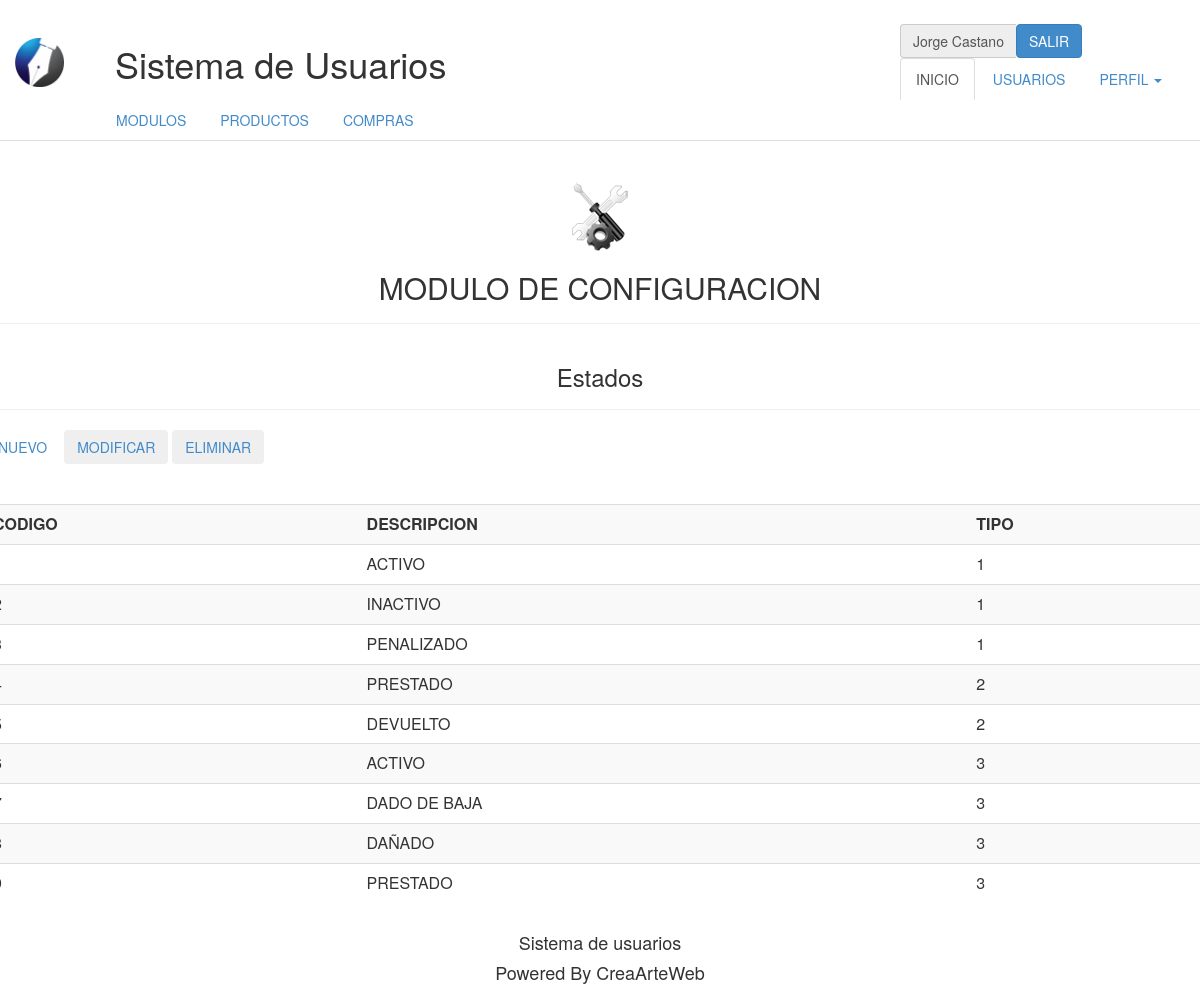
The app's page /php/estados/estados.php (signed in) with its own data.
### tables this page shows
CREATE TABLE IF NOT EXISTS `modulo` (
  `codigomodulo` int(10) NOT NULL,
  `descripcion` varchar(40) NOT NULL,
  `ruta` varchar(40) NOT NULL,
  `tipo` int(2) NOT NULL COMMENT '1-normal, 2-submenu, 3-principal submenu'
);

CREATE TABLE IF NOT EXISTS `estado` (
  `codigoestado` int(3) NOT NULL,
  `descripcion` varchar(30) NOT NULL,
  `tipo` int(3) NOT NULL COMMENT '1-estados usuarios, 2-estado de prestamos, 3-estados de recurso'
);

### php/lib/session.php (called while the page is built, shortened)
<?php
	include("../class/Usuario.php");
	include("../class/Modulo.php");
	include("../class/Estado.php");
	if (!isset($_SESSION["iniciada"]))
	{
		header( "location:../lib/logout.php" );
	}
	else
	{
		$miUsuario = unserialize( $_SESSION['miUsuario'] );
	}
?>

### php/class/Usuario.php (called while the page is built, shortened)
<?php
	class Usuario
	{
		private $perfil;
		function getPerfil()
		{
			return $this->perfil;
		}
	}
?>

### php/class/Modulo.php (called while the page is built, shortened)
<?php
	class Modulo
	{
		var $conexion;
		function setConexion ( $conexion )
		{
			$this -> conexion = $conexion;
		}
		function consultarUnModulo( $id )
		{
			$query = "SELECT *
					FROM modulo
					WHERE codigomodulo=$id";
			$this -> conexion -> conectar();
			$this -> conexion -> consultarRegistro( $query );
			$matrix = $this -> conexion->getMatrix();
			return $matrix;
		}
		function consultarModulosPerfil( $perfil )
		{
			$query = "SELECT * FROM perfilmodulo WHERE codigoperfil = '$perfil' ORDER BY codigomodulo";
			$this -> conexion -> conectar();
			$this -> conexion -> consultarRegistro( $query );
			$matrix = $this -> conexion->getMatrix();
			return $matrix;
		}
		function consultarSubmodulosRecursos( )
		{
			$query = "SELECT * FROM modulo WHERE tipo = 2 ORDER BY codigomodulo";
			$this -> conexion -> conectar();
			$this -> conexion -> consultarRegistro( $query );
			$matrix = $this -> conexion->getMatrix();
			return $matrix;
		}
	}
?>

### php/lib/conexion.php (called while the page is built, shortened)
<?php
	class Conexion
	{
		private $servidor;
		private $usuario;
		private $enlace;
		private $consulta;
		function Conexion( $servidor, $bd, $usuario, $pass )
		{
			$this->servidor = $servidor;
			$this->bd = $bd;
			$this->usuario = $usuario;
		}
		function conectar()
		{
			$this->enlace = mysql_connect( $this->servidor, $this->usuario);
		}
		function consultarRegistro( $query )
		{
			$this->consulta = mysql_query( $query, $this->enlace );
		}
		function getMatrix()
		{
			$matrix = array();
			while( $row = mysql_fetch_array( $this->consulta ) )
			{
				$matrix[] = $row;
			}
			return $matrix;
		}
	}
?>

### php/class/Estado.php (called while the page is built, shortened)
<?php
	class Estado
	{
		var $conexion;
		function setConexion ( $conexion )
		{
			$this -> conexion = $conexion;
		}
		function consultarEstados( )
		{
			$query = "SELECT * FROM estado ORDER BY codigoestado";
			$this -> conexion -> conectar();
			$this -> conexion -> consultarRegistro( $query );
			$matrix = $this -> conexion->getMatrix();
			return $matrix;
		}
	}
?>

### php/estados/estados.php (the view, shortened to what this page needs)
<?php
	include("../lib/session.php");
?>
<html>
	<head>
		<link href = "../../css/bootstrap.css" rel = "stylesheet" type = "text/css" />
		<link href = "../../css/estilo.css" rel = "stylesheet" type = "text/css" />
	</head>
	<body>
		<div id='cabecera'>
			<?php
				include('../lib/barraUsuario.php');
			?>
		</div>
		<div id='menu'>
			<?php
				include('../lib/menu.php');
			?>
		</div>
		<div id='content'>
			<div class="page-header" align = "center">
				<image src='../../img/configuracion.png'>
				<h2>MODULO DE CONFIGURACION</h2>
			</div>
			<div class="page-header" align = "center">
				<h3>Estados</h3>
			</div>
			<div class="row">
				<div class="span8">
						<a class="btn" data-toggle="modal" href="#myModal" >NUEVO</a>
						<button class="btn btn" type="button">
							<a href = 'modificarEstado.php'>MODIFICAR</a>
						</button>
						<button class="btn btn" type="button">
							<a href = 'eliminarEstado.php'>ELIMINAR</a>
						</button>
				</div>
			</div>
			<br></br>
			<div class="row">
				<div class="span14">
					<table align = "center" cellpadding = "10px" class = "table table-striped">
						<tr align = "center">
							<th>CODIGO</th>
							<th>DESCRIPCION</th>
							<th>TIPO</th>
						</tr>
						<?php
							$miEstado = new Estado( "", "", "" );
							$miEstado->setConexion( $conexion );
							$estados = $miEstado -> consultarEstados();
							if( $estados )
							foreach( $estados as $estado )
							{
								echo
								"<tr>
									<td>$estado[0]</td>
									<td>$estado[1]</td>
									<td>$estado[2]</td>
								</tr>";
							}
						?>
					</table>
				</div>
			</div>
		</div>
		<div id = "footer2">
			<?php
				include('../lib/footer.php');
			?>
		</div>
	<body>
</html>

### php/lib/menu.php (shortened to what this page needs)
<ul class="nav nav-tabs">
	<li class="active">
		<a href="#">INICIO</a>
	</li>
	<?php
		$miModulo = new Modulo( "", "", "", "" );
		$miModulo -> setConexion( $conexion );
		$modulosPerfil = $miModulo -> consultarModulosPerfil( $miUsuario->getPerfil() );
		if( $modulosPerfil )
		foreach( $modulosPerfil as $moduloP )
		{
			$modulo = $miModulo->consultarUnModulo( $moduloP[2] );
			if( $modulo )
			foreach( $modulo as $modulo2 )
			{
				if( $modulo2['3'] == 1  )
				{
					echo "<li class='divider-vertical'><a href='".$modulo2['2']."'>".$modulo2['1']."</a></li>";
				}
				if( $modulo2['3'] == 3  )
				{
					echo
						"<li class='dropdown' id='menu1'>
							<a class='dropdown-toggle' data-toggle='dropdown' href='#menu1'>".$modulo2['1']."
								<b class='caret'></b>
							</a>
						<ul class='dropdown-menu'>
							<li><a href='".$modulo2['2']."'>".$modulo2['1']."</a></li>";
							echo"
						</ul>
					</li>";
				}
			}
		}
	?>
</ul>

### records on screen
modulo: descripcion "USUARIOS"
modulo: descripcion "PERFIL"
modulo: descripcion "MODULOS"
modulo: descripcion "PRODUCTOS"
modulo: descripcion "COMPRAS"
estado: descripcion "ACTIVO", tipo "1"
estado: descripcion "INACTIVO", tipo "1"
estado: descripcion "PENALIZADO", tipo "1"
estado: descripcion "PRESTADO", tipo "2"
estado: descripcion "DEVUELTO", tipo "2"
estado: descripcion "ACTIVO", tipo "3"
estado: descripcion "DADO DE BAJA", tipo "3"
estado: descripcion "DAÑADO", tipo "3"
estado: descripcion "PRESTADO", tipo "3"

### other values on screen
$miUsuario -> getNombre() "Jorge"
$miUsuario -> getApellido() "Castano"
